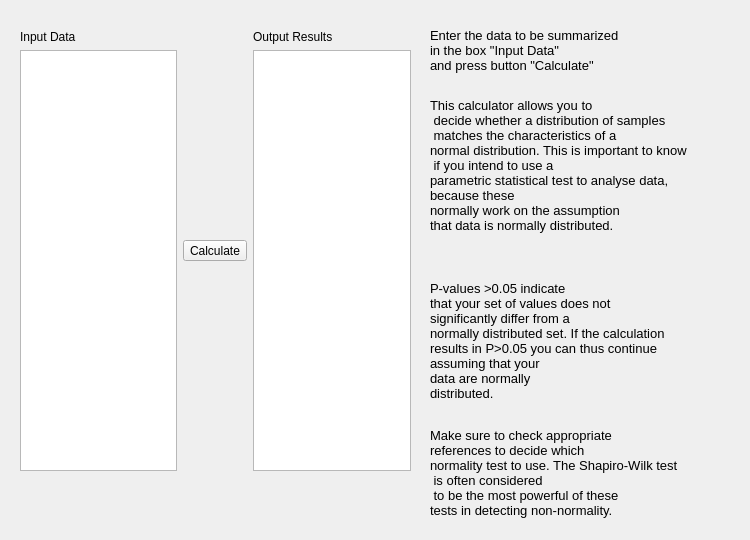
        <widget class="QWidget" name="tab_7">
         <attribute name="title">
          <string>Normality Test</string>
         </attribute>
         <widget class="QWidget" name="layoutWidget_9">
          <property name="geometry">
           <rect>
            <x>20</x>
            <y>30</y>
            <width>391</width>
            <height>441</height>
           </rect>
          </property>
          <layout class="QHBoxLayout" name="horizontalLayout_10">
           <item>
            <layout class="QVBoxLayout" name="verticalLayout_11">
             <item>
              <widget class="QLabel" name="label_21">
               <property name="text">
                <string>Input Data</string>
               </property>
              </widget>
             </item>
             <item>
              <widget class="QPlainTextEdit" name="plainTextEdit_11">
               <property name="lineWrapMode">
                <enum>QPlainTextEdit::NoWrap</enum>
               </property>
              </widget>
             </item>
            </layout>
           </item>
           <item>
            <widget class="QToolButton" name="toolButton_2">
             <property name="text">
              <string>Calculate</string>
             </property>
             <property name="arrowType">
              <enum>Qt::NoArrow</enum>
             </property>
            </widget>
           </item>
           <item>
            <layout class="QVBoxLayout" name="verticalLayout_12">
             <item>
              <widget class="QLabel" name="label_22">
               <property name="text">
                <string>Output Results</string>
               </property>
              </widget>
             </item>
             <item>
              <widget class="QPlainTextEdit" name="plainTextEdit_12"/>
             </item>
            </layout>
           </item>
          </layout>
         </widget>
         <widget class="QLabel" name="label_4">
          <property name="geometry">
           <rect>
            <x>430</x>
            <y>20</y>
            <width>291</width>
            <height>61</height>
           </rect>
          </property>
          <property name="font">
           <font>
            <pointsize>10</pointsize>
           </font>
          </property>
          <property name="text">
           <string>Enter the data to be summarized 
in the box &quot;Input Data&quot; 
and press button &quot;Calculate&quot;</string>
          </property>
         </widget>
         <widget class="QLabel" name="label_23">
          <property name="geometry">
           <rect>
            <x>430</x>
            <y>80</y>
            <width>311</width>
            <height>171</height>
           </rect>
          </property>
          <property name="font">
           <font>
            <pointsize>10</pointsize>
           </font>
          </property>
          <property name="text">
           <string>This calculator allows you to
 decide whether a distribution of samples
 matches the characteristics of a 
normal distribution. This is important to know
 if you intend to use a 
parametric statistical test to analyse data, 
because these 
normally work on the assumption 
that data is normally distributed.</string>
          </property>
         </widget>
         <widget class="QLabel" name="label_24">
          <property name="geometry">
           <rect>
            <x>430</x>
            <y>260</y>
            <width>291</width>
            <height>161</height>
           </rect>
          </property>
          <property name="font">
           <font>
            <pointsize>10</pointsize>
           </font>
          </property>
          <property name="text">
           <string>P-values &gt;0.05 indicate 
that your set of values does not 
significantly differ from a 
normally distributed set. If the calculation 
results in P&gt;0.05 you can thus continue 
assuming that your 
data are normally 
distributed.</string>
          </property>
         </widget>
         <widget class="QLabel" name="label_39">
          <property name="geometry">
           <rect>
            <x>430</x>
            <y>430</y>
            <width>301</width>
            <height>101</height>
           </rect>
          </property>
          <property name="font">
           <font>
            <pointsize>10</pointsize>
           </font>
          </property>
          <property name="text">
           <string>Make sure to check appropriate 
references to decide which 
normality test to use. The Shapiro-Wilk test
 is often considered
 to be the most powerful of these 
tests in detecting non-normality.
</string>
          </property>
         </widget>
        </widget>
